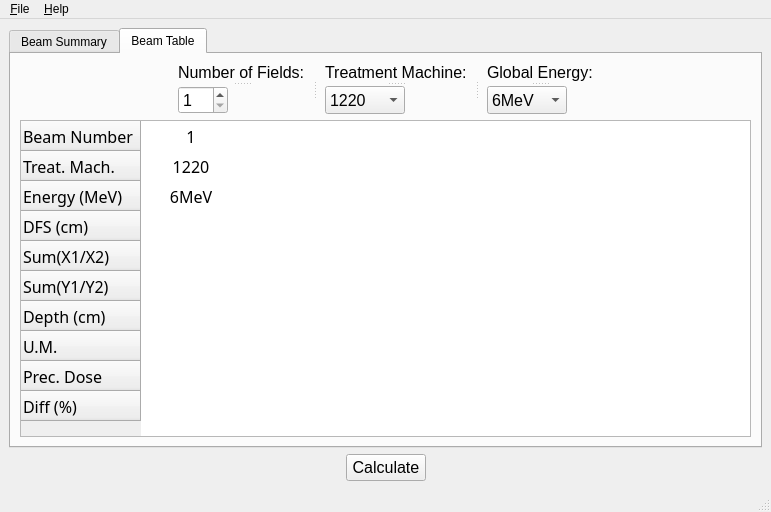
<?xml version="1.0" encoding="UTF-8"?>
<ui version="4.0">
 <class>CheckDoseQt</class>
 <widget class="QMainWindow" name="CheckDoseQt">
  <property name="geometry">
   <rect>
    <x>0</x>
    <y>0</y>
    <width>771</width>
    <height>512</height>
   </rect>
  </property>
  <property name="windowTitle">
   <string>CheckDoseQt v1.2b</string>
  </property>
  <widget class="QWidget" name="centralwidget">
   <layout class="QGridLayout" name="gridLayout_6">
    <item row="0" column="0">
     <layout class="QGridLayout" name="gridLayout_5">
      <item row="0" column="0">
       <layout class="QGridLayout" name="gridLayout">
        <item row="0" column="0">
         <widget class="QTabWidget" name="TabBeam">
          <property name="currentIndex">
           <number>1</number>
          </property>
          <widget class="QWidget" name="tabBeamSummary">
           <attribute name="title">
            <string>Beam Summary</string>
           </attribute>
           <layout class="QGridLayout" name="gridLayout_4">
            <item row="0" column="0">
             <layout class="QGridLayout" name="gridLayout_3">
              <item row="0" column="0">
               <widget class="QTextEdit" name="textEdit">
                <property name="enabled">
                 <bool>false</bool>
                </property>
                <property name="sizeIncrement">
                 <size>
                  <width>1</width>
                  <height>1</height>
                 </size>
                </property>
                <property name="font">
                 <font>
                  <pointsize>12</pointsize>
                 </font>
                </property>
                <property name="cursor" stdset="0">
                 <cursorShape>IBeamCursor</cursorShape>
                </property>
               </widget>
              </item>
             </layout>
            </item>
           </layout>
          </widget>
          <widget class="QWidget" name="tabBeamTable">
           <attribute name="title">
            <string>Beam Table</string>
           </attribute>
           <layout class="QGridLayout" name="gridLayout_2">
            <item row="0" column="0">
             <layout class="QVBoxLayout" name="verticalLayout">
              <item>
               <layout class="QHBoxLayout" name="horizontalLayout">
                <item>
                 <widget class="QSplitter" name="splitter_4">
                  <property name="orientation">
                   <enum>Qt::Horizontal</enum>
                  </property>
                  <property name="handleWidth">
                   <number>20</number>
                  </property>
                  <property name="childrenCollapsible">
                   <bool>true</bool>
                  </property>
                  <widget class="QSplitter" name="splitter_3">
                   <property name="orientation">
                    <enum>Qt::Vertical</enum>
                   </property>
                   <widget class="QLabel" name="numberFileds_label">
                    <property name="font">
                     <font>
                      <pointsize>12</pointsize>
                     </font>
                    </property>
                    <property name="text">
                     <string>Number of Fields:</string>
                    </property>
                   </widget>
                   <widget class="QSpinBox" name="numberOfFields">
                    <property name="maximumSize">
                     <size>
                      <width>50</width>
                      <height>16777215</height>
                     </size>
                    </property>
                    <property name="font">
                     <font>
                      <pointsize>12</pointsize>
                     </font>
                    </property>
                    <property name="minimum">
                     <number>1</number>
                    </property>
                    <property name="maximum">
                     <number>9</number>
                    </property>
                    <property name="value">
                     <number>1</number>
                    </property>
                   </widget>
                  </widget>
                  <widget class="QSplitter" name="splitter_2">
                   <property name="orientation">
                    <enum>Qt::Vertical</enum>
                   </property>
                   <widget class="QLabel" name="treatmMach_label">
                    <property name="font">
                     <font>
                      <pointsize>12</pointsize>
                     </font>
                    </property>
                    <property name="text">
                     <string>Treatment Machine:</string>
                    </property>
                   </widget>
                   <widget class="QComboBox" name="treatmentMach">
                    <property name="maximumSize">
                     <size>
                      <width>80</width>
                      <height>16777215</height>
                     </size>
                    </property>
                    <property name="font">
                     <font>
                      <pointsize>12</pointsize>
                     </font>
                    </property>
                    <property name="maxCount">
                     <number>3</number>
                    </property>
                    <item>
                     <property name="text">
                      <string>1220</string>
                     </property>
                    </item>
                    <item>
                     <property name="text">
                      <string>2950</string>
                     </property>
                    </item>
                    <item>
                     <property name="text">
                      <string>5735</string>
                     </property>
                    </item>
                   </widget>
                  </widget>
                  <widget class="QSplitter" name="splitter">
                   <property name="orientation">
                    <enum>Qt::Vertical</enum>
                   </property>
                   <widget class="QLabel" name="globalE_label">
                    <property name="font">
                     <font>
                      <pointsize>12</pointsize>
                     </font>
                    </property>
                    <property name="text">
                     <string>Global Energy:</string>
                    </property>
                   </widget>
                   <widget class="QComboBox" name="globalEnergy">
                    <property name="maximumSize">
                     <size>
                      <width>80</width>
                      <height>16777215</height>
                     </size>
                    </property>
                    <property name="font">
                     <font>
                      <pointsize>12</pointsize>
                     </font>
                    </property>
                    <property name="statusTip">
                     <string comment="Select Energy" extracomment="6 MeV or 15 MeV photons"/>
                    </property>
                    <property name="maxCount">
                     <number>2</number>
                    </property>
                    <item>
                     <property name="text">
                      <string>6MeV</string>
                     </property>
                    </item>
                    <item>
                     <property name="text">
                      <string>15MeV</string>
                     </property>
                    </item>
                   </widget>
                  </widget>
                 </widget>
                </item>
               </layout>
              </item>
              <item>
               <widget class="QTableWidget" name="beamSummaryTable">
                <property name="font">
                 <font>
                  <family>Noto Sans</family>
                  <pointsize>12</pointsize>
                  <stylestrategy>PreferAntialias</stylestrategy>
                 </font>
                </property>
                <property name="showGrid">
                 <bool>false</bool>
                </property>
                <attribute name="horizontalHeaderVisible">
                 <bool>false</bool>
                </attribute>
                <row>
                 <property name="text">
                  <string>Beam Number</string>
                 </property>
                </row>
                <row>
                 <property name="text">
                  <string>Treat. Mach.</string>
                 </property>
                </row>
                <row>
                 <property name="text">
                  <string>Energy (MeV)</string>
                 </property>
                </row>
                <row>
                 <property name="text">
                  <string>DFS (cm)</string>
                 </property>
                </row>
                <row>
                 <property name="text">
                  <string>Sum(X1/X2)</string>
                 </property>
                </row>
                <row>
                 <property name="text">
                  <string>Sum(Y1/Y2)</string>
                 </property>
                </row>
                <row>
                 <property name="text">
                  <string>Depth (cm)</string>
                 </property>
                </row>
                <row>
                 <property name="text">
                  <string>U.M.</string>
                 </property>
                </row>
                <row>
                 <property name="text">
                  <string>Prec. Dose</string>
                 </property>
                </row>
                <row>
                 <property name="text">
                  <string>Diff (%)</string>
                 </property>
                </row>
                <column>
                 <property name="text">
                  <string>1</string>
                 </property>
                </column>
                <item row="0" column="0">
                 <property name="text">
                  <string>1</string>
                 </property>
                 <property name="textAlignment">
                  <set>AlignCenter</set>
                 </property>
                </item>
                <item row="1" column="0">
                 <property name="text">
                  <string>1220</string>
                 </property>
                 <property name="textAlignment">
                  <set>AlignCenter</set>
                 </property>
                </item>
                <item row="2" column="0">
                 <property name="text">
                  <string>6MeV</string>
                 </property>
                 <property name="textAlignment">
                  <set>AlignCenter</set>
                 </property>
                </item>
               </widget>
              </item>
             </layout>
            </item>
           </layout>
          </widget>
         </widget>
        </item>
       </layout>
      </item>
      <item row="1" column="0">
       <layout class="QHBoxLayout" name="horizontalLayout_2">
        <item>
         <spacer name="horizontalSpacer_2">
          <property name="orientation">
           <enum>Qt::Horizontal</enum>
          </property>
          <property name="sizeHint" stdset="0">
           <size>
            <width>40</width>
            <height>20</height>
           </size>
          </property>
         </spacer>
        </item>
        <item>
         <widget class="QPushButton" name="calculateButton">
          <property name="maximumSize">
           <size>
            <width>255</width>
            <height>16777215</height>
           </size>
          </property>
          <property name="font">
           <font>
            <pointsize>12</pointsize>
           </font>
          </property>
          <property name="text">
           <string>Calculate</string>
          </property>
         </widget>
        </item>
        <item>
         <spacer name="horizontalSpacer">
          <property name="orientation">
           <enum>Qt::Horizontal</enum>
          </property>
          <property name="sizeHint" stdset="0">
           <size>
            <width>40</width>
            <height>20</height>
           </size>
          </property>
         </spacer>
        </item>
       </layout>
      </item>
     </layout>
    </item>
   </layout>
  </widget>
  <widget class="QMenuBar" name="menubar">
   <property name="geometry">
    <rect>
     <x>0</x>
     <y>0</y>
     <width>771</width>
     <height>28</height>
    </rect>
   </property>
   <widget class="QMenu" name="menuFile">
    <property name="title">
     <string>&amp;File</string>
    </property>
    <addaction name="actionOpen"/>
    <addaction name="actionSave"/>
   </widget>
   <widget class="QMenu" name="menuHelp">
    <property name="title">
     <string>&amp;Help</string>
    </property>
    <addaction name="actionAbout"/>
   </widget>
   <addaction name="menuFile"/>
   <addaction name="menuHelp"/>
  </widget>
  <widget class="QStatusBar" name="statusbar"/>
  <action name="actionOpen">
   <property name="text">
    <string>&amp;Open</string>
   </property>
   <property name="toolTip">
    <string>Open a RTP plan</string>
   </property>
   <property name="shortcut">
    <string>Ctrl+O</string>
   </property>
  </action>
  <action name="actionSave">
   <property name="text">
    <string>&amp;Save</string>
   </property>
   <property name="toolTip">
    <string>Save current file</string>
   </property>
   <property name="shortcut">
    <string>Ctrl+S</string>
   </property>
  </action>
  <action name="actionAbout">
   <property name="text">
    <string>&amp;About</string>
   </property>
   <property name="shortcut">
    <string>F1</string>
   </property>
  </action>
 </widget>
 <tabstops>
  <tabstop>numberOfFields</tabstop>
  <tabstop>treatmentMach</tabstop>
  <tabstop>globalEnergy</tabstop>
  <tabstop>beamSummaryTable</tabstop>
  <tabstop>TabBeam</tabstop>
 </tabstops>
 <resources/>
 <connections/>
</ui>
